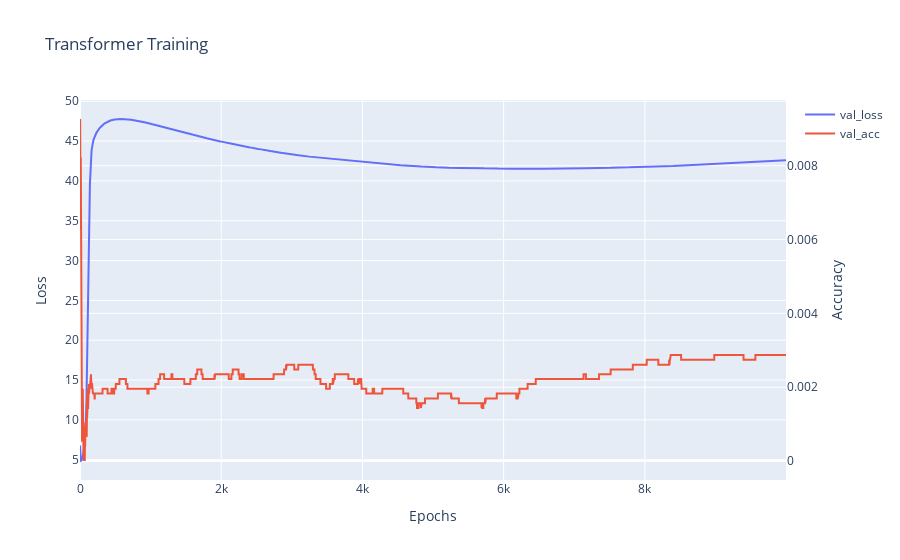

Source (notebook cell):
### Code cell
fig = go.Figure()

# Add the first trace (y1)
fig.add_trace(go.Scatter(x=stats.index, y=stats['val_loss'], name='val_loss', mode='lines'))

# Add the second trace (y2) with secondary_y=True
fig.add_trace(go.Scatter(x=stats.index, y=stats['val_acc'], name='val_acc', mode='lines', yaxis="y2"))

# Update the layout to include the second y-axis
fig.update_layout(
    title='Transformer Training',
    xaxis_title='Epochs',
    yaxis_title='Loss',
    yaxis2=dict(
        title='Accuracy',
        overlaying='y',  # Overlay the second y-axis on top of the first
        side='right'     # Place the second y-axis on the right
    )
)

# Show the plot
fig.show()

### Figure 1 — Plotly figure (JSON) as saved in the notebook; plotly's stock layout.template omitted (floating-point values rounded to 4 significant figures; data arrays with more than 128 entries replaced by an {"elided": "..."} marker saying what was removed)
{"data": [{"mode": "lines", "name": "val_loss", "type": "scatter", "x": {"elided": "10000 int values"}, "y": {"elided": "10000 float values"}}, {"mode": "lines", "name": "val_acc", "type": "scatter", "x": {"elided": "10000 int values"}, "y": {"elided": "10000 float values"}, "yaxis": "y2"}], "layout": {"title": {"text": "Transformer Training"}, "xaxis": {"title": {"text": "Epochs"}}, "yaxis": {"title": {"text": "Loss"}}, "yaxis2": {"overlaying": "y", "side": "right", "title": {"text": "Accuracy"}}}}
